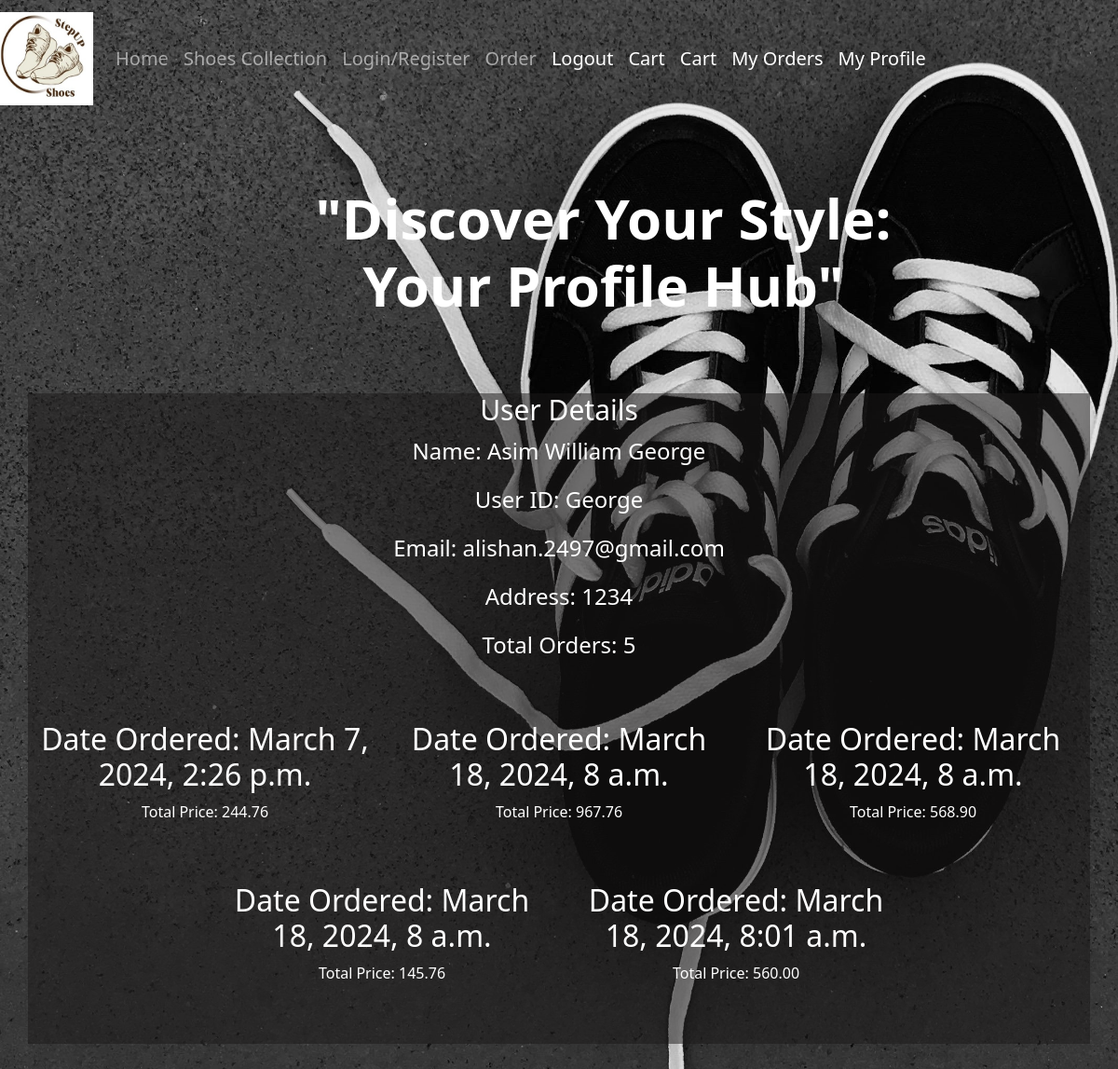
Screenshot of /user_history/ (signed in) with the database file from the repository.
### customer/models.py (models this page shows, shortened)
class User(AbstractUser):
    address = models.TextField(default = "no address")

class Order(models.Model):
    order_items = models.ManyToManyField('OrderItem', related_name = 'item')
    total_price = models.DecimalField(max_digits = 7, decimal_places = 2, default = 0.00)
    user = models.ForeignKey(User, on_delete=models.CASCADE)
    date_added = models.DateTimeField(auto_now_add=True)
    is_paid = models.BooleanField(default = False)

### customer/views.py (the view)
# urls.py: path('user_history/', user_history, name='user_history'),
def user_history(request):
    user = request.user
    user_orders = Order.objects.filter(user=user)
    user_address = user.address  # Assuming 'address' is a field in your custom user model
    total_orders = user_orders.count()
    return render(request, 'customer/user_history.html', {'user': user, 'user_orders': user_orders, 'user_address': user_address, 'total_orders': total_orders})

### customer/templates/customer/user_history.html (shortened to what this page needs)
{% extends 'customer/base.html' %}
{% load static %}
{% block content %}
<div>
    <div class="container mb-5">
        <div class="row justify-content-center mt-5">
            <div class="col-md-8 col-sm-12 offset-md-1 p-4 text-center">
                <h1 style="font-size: 60px"><b>"Discover Your Style: Your Profile Hub"
                </b></h1>
            </div>
        </div>
    </div>
</div>
<div class="container mb-5" style="background-color: rgba(26, 24, 24, 0.5); color:white;">
    <div class="row justify-content-center mt-5">
        <div class="col-md-4 col-sm-12 text-center mb-5">
            <h2 style="font-size: 30px;">User Details</h2>
            <p style="font-size: 24px;">Name: {{ user.first_name }} {{ user.last_name }}</p>
            <p style="font-size: 24px;">User ID: {{ user.username }}</p>
            <p style="font-size: 24px;">Email: {{ user.email }}</p>
            <p style="font-size: 24px;">Address: {{ user_address }}</p>
            <p style="font-size: 24px;">Total Orders: {{ total_orders }}</p>
        </div>
    </div>
    <div class="row justify-content-center">
        {% for order in user_orders %}
        <div class="col-md-4 col-sm-12 text-center mb-5">
            <h2>Date Ordered: {{ order.date_added }}</h2>
            <p>Total Price: {{ order.total_price }}</p>
        </div>
        {% endfor %}
    </div>
</div>
{% endblock content %}

### customer/templates/customer/user_history.html (style rules this page uses)
body { background-image: url('/static/customer/images/back.jpg'); background-repeat: no-repeat; color: white; background-attachment: fixed; background-size: cover; }

### rows the page displays
User: first_name "Asim", last_name "William George", username "George", email "alishan.2497@gmail.com", address "1234"
Order: date_added "March 7, 2024, 2:26 p.m.", total_price "244.76"
Order: date_added "March 18, 2024, 8 a.m.", total_price "967.76"
Order: date_added "March 18, 2024, 8 a.m.", total_price "568.90"
Order: date_added "March 18, 2024, 8 a.m.", total_price "145.76"
Order: date_added "March 18, 2024, 8:01 a.m.", total_price "560.00"

### other values shown
{{ total_orders }} "5"
